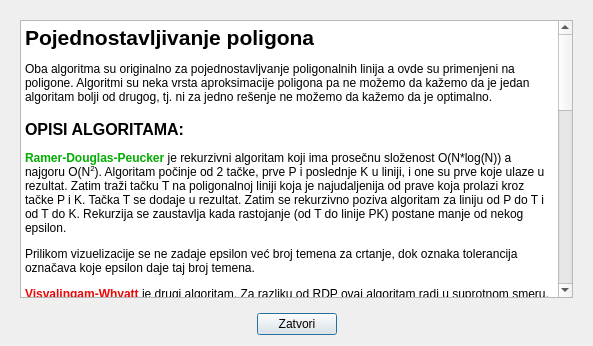
<?xml version="1.0" encoding="UTF-8"?>
<ui version="4.0">
 <class>AboutWindow</class>
 <widget class="QDialog" name="AboutWindow">
  <property name="geometry">
   <rect>
    <x>0</x>
    <y>0</y>
    <width>593</width>
    <height>346</height>
   </rect>
  </property>
  <property name="windowTitle">
   <string>Uputstvo</string>
  </property>
  <layout class="QGridLayout" name="gridLayout">
   <item row="1" column="2">
    <spacer name="horizontalSpacer_2">
     <property name="orientation">
      <enum>Qt::Horizontal</enum>
     </property>
     <property name="sizeHint" stdset="0">
      <size>
       <width>40</width>
       <height>20</height>
      </size>
     </property>
    </spacer>
   </item>
   <item row="1" column="0">
    <spacer name="horizontalSpacer">
     <property name="orientation">
      <enum>Qt::Horizontal</enum>
     </property>
     <property name="sizeHint" stdset="0">
      <size>
       <width>40</width>
       <height>20</height>
      </size>
     </property>
    </spacer>
   </item>
   <item row="1" column="1">
    <widget class="QPushButton" name="pushButton">
     <property name="text">
      <string>Zatvori</string>
     </property>
    </widget>
   </item>
   <item row="0" column="0" colspan="3">
    <widget class="QScrollArea" name="scrollArea">
     <property name="frameShape">
      <enum>QFrame::NoFrame</enum>
     </property>
     <property name="frameShadow">
      <enum>QFrame::Raised</enum>
     </property>
     <property name="horizontalScrollBarPolicy">
      <enum>Qt::ScrollBarAlwaysOff</enum>
     </property>
     <property name="widgetResizable">
      <bool>true</bool>
     </property>
     <widget class="QWidget" name="scrollAreaWidgetContents">
      <property name="geometry">
       <rect>
        <x>0</x>
        <y>0</y>
        <width>575</width>
        <height>299</height>
       </rect>
      </property>
      <layout class="QGridLayout" name="gridLayout_2">
       <item row="0" column="0">
        <widget class="QTextEdit" name="textEdit">
         <property name="enabled">
          <bool>true</bool>
         </property>
         <property name="readOnly">
          <bool>true</bool>
         </property>
         <property name="html">
          <string>&lt;!DOCTYPE HTML PUBLIC &quot;-//W3C//DTD HTML 4.0//EN&quot; &quot;http://www.w3.org/TR/REC-html40/strict.dtd&quot;&gt;
&lt;html&gt;&lt;head&gt;&lt;meta name=&quot;qrichtext&quot; content=&quot;1&quot; /&gt;&lt;style type=&quot;text/css&quot;&gt;
p, li { white-space: pre-wrap; }
&lt;/style&gt;&lt;/head&gt;&lt;body style=&quot; font-family:'MS Shell Dlg 2'; font-size:8.25pt; font-weight:400; font-style:normal;&quot;&gt;
&lt;p style=&quot; margin-top:18px; margin-bottom:12px; margin-left:0px; margin-right:0px; -qt-block-indent:0; text-indent:0px;&quot;&gt;&lt;span style=&quot; font-size:16pt; font-weight:600;&quot;&gt;Pojednostavljivanje poligona &lt;/span&gt;&lt;/p&gt;
&lt;p style=&quot; margin-top:12px; margin-bottom:12px; margin-left:0px; margin-right:0px; -qt-block-indent:0; text-indent:0px;&quot;&gt;&lt;span style=&quot; font-size:9pt;&quot;&gt;Oba algoritma su originalno za pojednostavljvanje poligonalnih linija a ovde su primenjeni na poligone. Algoritmi su neka vrsta aproksimacije poligona pa ne možemo da kažemo da je jedan algoritam bolji od drugog, tj. ni za jedno rešenje ne možemo da kažemo da je optimalno. &lt;/span&gt;&lt;/p&gt;
&lt;p style=&quot; margin-top:16px; margin-bottom:12px; margin-left:0px; margin-right:0px; -qt-block-indent:0; text-indent:0px;&quot;&gt;&lt;span style=&quot; font-size:12pt; font-weight:600;&quot;&gt;OPISI ALGORITAMA:&lt;/span&gt;&lt;span style=&quot; font-size:12pt;&quot;&gt; &lt;/span&gt;&lt;/p&gt;
&lt;p style=&quot; margin-top:12px; margin-bottom:12px; margin-left:0px; margin-right:0px; -qt-block-indent:0; text-indent:0px;&quot;&gt;&lt;span style=&quot; font-size:9pt; font-weight:600; color:#00ad00;&quot;&gt;Ramer-Douglas-Peucker&lt;/span&gt;&lt;span style=&quot; font-size:9pt;&quot;&gt; je rekurzivni algoritam koji ima prosečnu složenost O(N*log(N)) a najgoru O(N&lt;/span&gt;&lt;span style=&quot; font-size:9pt; vertical-align:super;&quot;&gt;2&lt;/span&gt;&lt;span style=&quot; font-size:9pt;&quot;&gt;). Algoritam počinje od 2 tačke, prve P i poslednje K u liniji, i one su prve koje ulaze u rezultat. Zatim traži tačku T na poligonalnoj liniji koja je najudaljenija od prave koja prolazi kroz tačke P i K. Tačka T se dodaje u rezultat. Zatim se rekurzivno poziva algoritam za liniju od P do T i od T do K. Rekurzija se zaustavlja kada rastojanje (od T do linije PK) postane manje od nekog epsilon. &lt;/span&gt;&lt;/p&gt;
&lt;p style=&quot; margin-top:12px; margin-bottom:12px; margin-left:0px; margin-right:0px; -qt-block-indent:0; text-indent:0px;&quot;&gt;&lt;span style=&quot; font-size:9pt;&quot;&gt;Prilikom vizuelizacije se ne zadaje epsilon već broj temena za crtanje, dok oznaka tolerancija označava koje epsilon daje taj broj temena.&lt;/span&gt;&lt;/p&gt;
&lt;p style=&quot; margin-top:12px; margin-bottom:12px; margin-left:0px; margin-right:0px; -qt-block-indent:0; text-indent:0px;&quot;&gt;&lt;span style=&quot; font-size:9pt; font-weight:600; color:#eb0505;&quot;&gt;Visvalingam-Whyatt&lt;/span&gt;&lt;span style=&quot; font-size:9pt;&quot;&gt; je drugi algoritam. Za razliku od RDP ovaj algoritam radi u suprotnom smeru. Umesto da krene od 2 tačke i dodaju nove ovde se kreće od celog poligona i uklanjaju se temena za koja se procenjuje da će imati najmanju uticaj na promenu poligona. Kriterijum za procenu je promena površine koja bi nastala ako bi se ta tačka uklonila. Površina se računa u svakoj tački poligona kao površina trougla koji čine ta tačka i njen levi i desni sused. Ovaj pristup sa prirodnije preslikava sa poligonalne linije na poligon zato što svaka tačka ima i levog i desnog suseda kod poligona sa 3 tačke ili više. Algoritam je iterativan. U svakoj iteraciji se izbacuje tačka koja određuje najmanju površinu, a njeni susedi se koriguju jer sada određuju drugu površinu. Iteriranje se zaustavlja kada ostanu samo 3 tačke. Složenost je O(N*log(N)).&lt;/span&gt;&lt;/p&gt;
&lt;p style=&quot; margin-top:12px; margin-bottom:12px; margin-left:0px; margin-right:0px; -qt-block-indent:0; text-indent:0px;&quot;&gt;&lt;span style=&quot; font-size:9pt;&quot;&gt;Prilikom vizuelizacije se zadaje broj temena kada želimo da zaustavimo algoritam. &lt;/span&gt;&lt;/p&gt;
&lt;p style=&quot; margin-top:16px; margin-bottom:12px; margin-left:0px; margin-right:0px; -qt-block-indent:0; text-indent:0px;&quot;&gt;&lt;span style=&quot; font-size:12pt; font-weight:600;&quot;&gt;KORIŠĆENJE PROGRAMA:&lt;/span&gt;&lt;span style=&quot; font-size:12pt;&quot;&gt; &lt;/span&gt;&lt;/p&gt;
&lt;ul style=&quot;margin-top: 0px; margin-bottom: 0px; margin-left: 0px; margin-right: 0px; -qt-list-indent: 1;&quot;&gt;&lt;li style=&quot; font-size:8pt;&quot; style=&quot; margin-top:12px; margin-bottom:0px; margin-left:0px; margin-right:0px; -qt-block-indent:0; text-indent:0px;&quot;&gt;&lt;span style=&quot; font-size:9pt;&quot;&gt;Dugme &lt;/span&gt;&lt;span style=&quot; font-size:9pt; font-weight:600;&quot;&gt;&amp;quot;Učitaj iz fajla&amp;quot;&lt;/span&gt;&lt;span style=&quot; font-size:9pt;&quot;&gt; nudi dijalog za unos tekstualne datoteke koja sadrži koordinate temena poligona. Fajl u sebi mora da sadrži barem 3 temena. Svako teme je par decimalnih brojeva odvojeni belinama. Tačke su takođe odvojene belinama. Npr: 10 10 10 20 20 10 20 20 &lt;/span&gt;&lt;/li&gt;
&lt;li style=&quot; font-size:9pt;&quot; style=&quot; margin-top:0px; margin-bottom:0px; margin-left:0px; margin-right:0px; -qt-block-indent:0; text-indent:0px;&quot;&gt;Dugme &lt;span style=&quot; font-weight:600;&quot;&gt;&amp;quot;Generiši nasumično&amp;quot;&lt;/span&gt; generiše prost poligon za koji će se pokrenuti navedeni algoritmi. Broj temena koji se uzima sa generisanje poligona je zadat uz pomoć &amp;quot;spin box&amp;quot;-a levo od dugmeta. &lt;/li&gt;
&lt;li style=&quot; font-size:9pt;&quot; style=&quot; margin-top:0px; margin-bottom:0px; margin-left:0px; margin-right:0px; -qt-block-indent:0; text-indent:0px;&quot;&gt;Dugme &lt;span style=&quot; font-weight:600;&quot;&gt;&amp;quot;Interaktivan unos&amp;quot;&lt;/span&gt; služi za unos koordinata direktno iz programa. Koordinate temena poligona se unose tako što se u polja &lt;span style=&quot; font-weight:600;&quot;&gt;&amp;quot;X&amp;quot;&lt;/span&gt; i &lt;span style=&quot; font-weight:600;&quot;&gt;&amp;quot;Y&amp;quot;&lt;/span&gt; unesu odgovarajuće vrednosti. Dugme &lt;span style=&quot; font-weight:600;&quot;&gt;&amp;quot;Dodaj teme&amp;quot;&lt;/span&gt; uzima unete vrednosti i pamti ih u nizu temena. Za svako novo teme postupak se ponavlja. Temena se prikazuju od drugog unetog temena. Plava linija (default boja) je deo poligona koje će biti napravljen od zadatih temena, a crvena (default boja) predstavlja ostatak koji će postojati ako unos završimo u tom trenutku. Unos se završava pritiskom na dugme &lt;span style=&quot; font-weight:600;&quot;&gt;&amp;quot;Kraj&amp;quot;&lt;/span&gt; koje se pojavljuje na mestu dugmeta &lt;span style=&quot; font-style:italic;&quot;&gt;&amp;quot;Interaktivan unos&amp;quot;&lt;/span&gt;. &lt;/li&gt;
&lt;li style=&quot; font-size:9pt;&quot; style=&quot; margin-top:0px; margin-bottom:0px; margin-left:0px; margin-right:0px; -qt-block-indent:0; text-indent:0px;&quot;&gt;&lt;span style=&quot; font-style:italic;&quot;&gt;&amp;quot;Check box&amp;quot;&lt;/span&gt;-ovi služe sa biranje poligona koji se crtaju: &lt;/li&gt;
&lt;ul style=&quot;margin-top: 0px; margin-bottom: 0px; margin-left: 0px; margin-right: 0px; -qt-list-indent: 2;&quot;&gt;&lt;li style=&quot; font-size:9pt;&quot; style=&quot; margin-top:0px; margin-bottom:0px; margin-left:0px; margin-right:0px; -qt-block-indent:0; text-indent:0px;&quot;&gt;&lt;span style=&quot; font-weight:600;&quot;&gt;&amp;quot;Ceo poligon&amp;quot;&lt;/span&gt; crta uneti poligon &lt;/li&gt;
&lt;li style=&quot; font-size:9pt;&quot; style=&quot; margin-top:0px; margin-bottom:0px; margin-left:0px; margin-right:0px; -qt-block-indent:0; text-indent:0px;&quot;&gt;&lt;span style=&quot; font-weight:600;&quot;&gt;&amp;quot;Temena&amp;quot;&lt;/span&gt; označava sva temena unetog poligona &lt;/li&gt;
&lt;li style=&quot; font-size:9pt;&quot; style=&quot; margin-top:0px; margin-bottom:0px; margin-left:0px; margin-right:0px; -qt-block-indent:0; text-indent:0px;&quot;&gt;&lt;span style=&quot; font-weight:600;&quot;&gt;&amp;quot;Ramer-Douglas-Peucker&amp;quot;&lt;/span&gt; prikazuje rezultat RDP algoritma &lt;/li&gt;
&lt;li style=&quot; font-size:9pt;&quot; style=&quot; margin-top:0px; margin-bottom:0px; margin-left:0px; margin-right:0px; -qt-block-indent:0; text-indent:0px;&quot;&gt;&lt;span style=&quot; font-weight:600;&quot;&gt;&amp;quot;Visvalingam-Whyatt&amp;quot;&lt;/span&gt; prikazuje rezultat WV algoritma&lt;/li&gt;&lt;/ul&gt;
&lt;li style=&quot; font-size:9pt;&quot; style=&quot; margin-top:0px; margin-bottom:0px; margin-left:0px; margin-right:0px; -qt-block-indent:0; text-indent:0px;&quot;&gt;&lt;span style=&quot; font-style:italic;&quot;&gt;&amp;quot;Check box&amp;quot;&lt;/span&gt; &lt;span style=&quot; font-weight:600;&quot;&gt;&amp;quot;AntiAliasing&amp;quot;&lt;/span&gt; služi da uključi ili isključi AntiAliasing pri crtanju&lt;/li&gt;
&lt;li style=&quot; font-size:9pt;&quot; style=&quot; margin-top:0px; margin-bottom:0px; margin-left:0px; margin-right:0px; -qt-block-indent:0; text-indent:0px;&quot;&gt;Dugme &lt;span style=&quot; font-weight:600;&quot;&gt;&amp;quot;Boje&amp;quot;&lt;/span&gt; otvara novi prozor gde se mogu promeniti sve boje koje se koriste u prikazu.&lt;/li&gt;
&lt;li style=&quot; font-size:9pt;&quot; style=&quot; margin-top:0px; margin-bottom:0px; margin-left:0px; margin-right:0px; -qt-block-indent:0; text-indent:0px;&quot;&gt;&lt;span style=&quot; font-weight:600;&quot;&gt;Gornji slajder&lt;/span&gt; kontroliše broj tačaka RDP algoritma (min 2, max sva temena) &lt;/li&gt;
&lt;li style=&quot; font-size:9pt;&quot; style=&quot; margin-top:0px; margin-bottom:0px; margin-left:0px; margin-right:0px; -qt-block-indent:0; text-indent:0px;&quot;&gt;&lt;span style=&quot; font-weight:600;&quot;&gt;Donji slajder&lt;/span&gt; kontroliše broj tačaka WV algoritma (min 3, max sva temena) (napomena: za unos 2 se crtaju 3 tačke) &lt;/li&gt;
&lt;li style=&quot; font-size:9pt;&quot; style=&quot; margin-top:0px; margin-bottom:0px; margin-left:0px; margin-right:0px; -qt-block-indent:0; text-indent:0px;&quot;&gt;Oznaka &lt;span style=&quot; font-weight:600;&quot;&gt;&amp;quot;Min. tolerancija&amp;quot;&lt;/span&gt; predstavlja koja je minimalna tolerancija za RDP algoritam koja daje trenutni prikaz. &lt;/li&gt;
&lt;li style=&quot; font-size:9pt;&quot; style=&quot; margin-top:0px; margin-bottom:12px; margin-left:0px; margin-right:0px; -qt-block-indent:0; text-indent:0px;&quot;&gt;Oznaka &lt;span style=&quot; font-weight:600;&quot;&gt;&amp;quot;Sledeća primena&amp;quot;&lt;/span&gt; prestavlja koja će biti promena površine poligona kada se broj tačaka VW prikaza smanji za 1. &lt;/li&gt;&lt;/ul&gt;
&lt;p style=&quot; margin-top:14px; margin-bottom:12px; margin-left:0px; margin-right:0px; -qt-block-indent:0; text-indent:0px;&quot;&gt;&lt;span style=&quot; font-size:11pt; font-weight:600;&quot;&gt; Autor: Mirko Brkušanin &lt;br /&gt; Matematički fakultet, Beograd, Januar 2017. &lt;/span&gt;&lt;/p&gt;&lt;/body&gt;&lt;/html&gt;</string>
         </property>
        </widget>
       </item>
      </layout>
     </widget>
    </widget>
   </item>
  </layout>
 </widget>
 <resources/>
 <connections>
  <connection>
   <sender>pushButton</sender>
   <signal>clicked()</signal>
   <receiver>AboutWindow</receiver>
   <slot>close()</slot>
   <hints>
    <hint type="sourcelabel">
     <x>333</x>
     <y>336</y>
    </hint>
    <hint type="destinationlabel">
     <x>256</x>
     <y>228</y>
    </hint>
   </hints>
  </connection>
 </connections>
</ui>
